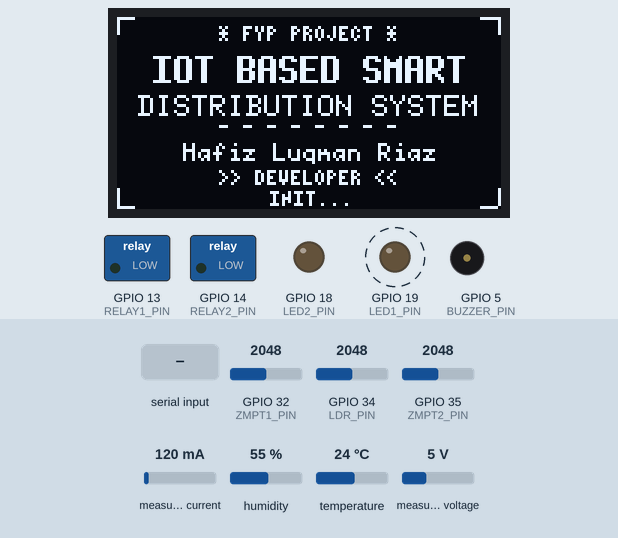
Simulated run of this sketch. Board: ESP32. Shown: 128×64 one-colour display, switched loads named in the sketch (green lamp = pin HIGH), output pins drawn as LEDs (lit = HIGH), buzzer (waves = sounding, pin HIGH). Dashed ring = blinking. The test bench sets the inputs (shaded band); at power-on: GPIO 32 (ZMPT1_PIN) = 2048, GPIO 35 (ZMPT2_PIN) = 2048, measured current 120 mA, GPIO 34 (LDR_PIN) = 2048, humidity 55 %, temperature 24 °C, measured voltage 5 V.

Above: at 6.5 s.
At 7.9 s:
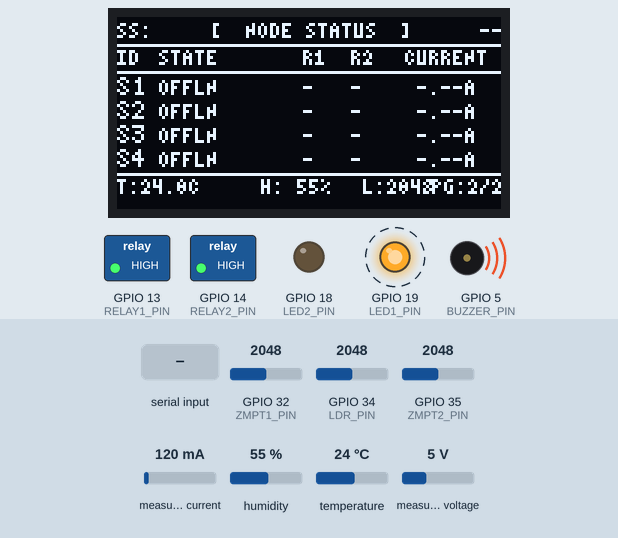
8.0 s: ".\n" received over the second serial link
At 9.3 s:
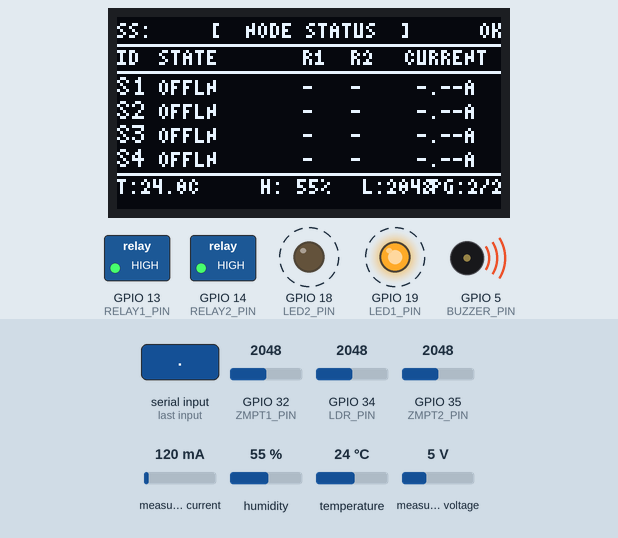
11.2 s: GPIO 32 (ZMPT1_PIN) set to 1610
14.4 s: GPIO 32 (ZMPT1_PIN) set to 1480
At 15.8 s:
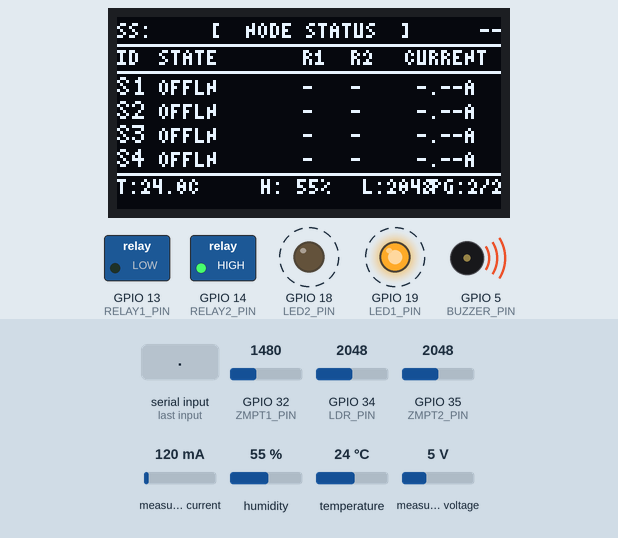
17.6 s: GPIO 35 (ZMPT2_PIN) set to 1505
23.9 s: GPIO 35 (ZMPT2_PIN) set to 1422
At 25.4 s:
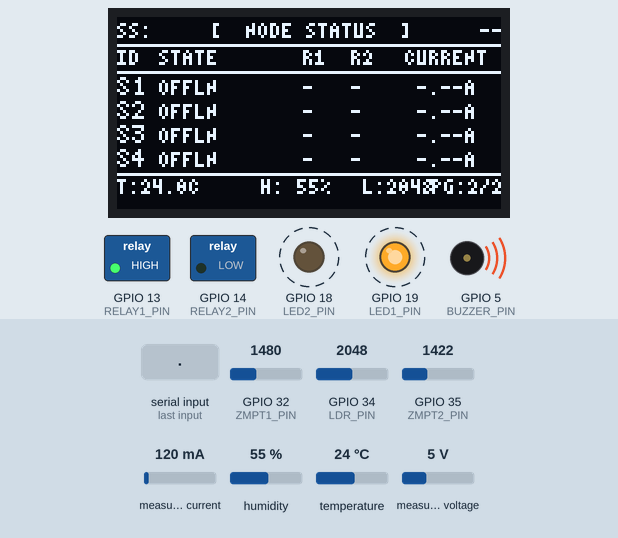
27.8 s: measured current set to 40 mA
At 30.1 s:
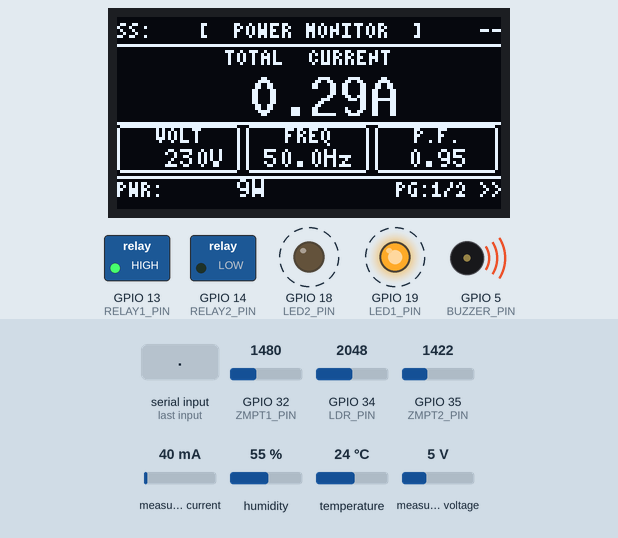
Timing chart, 0 to 34.3 s (numbered marks = the images above; inputs shaded):
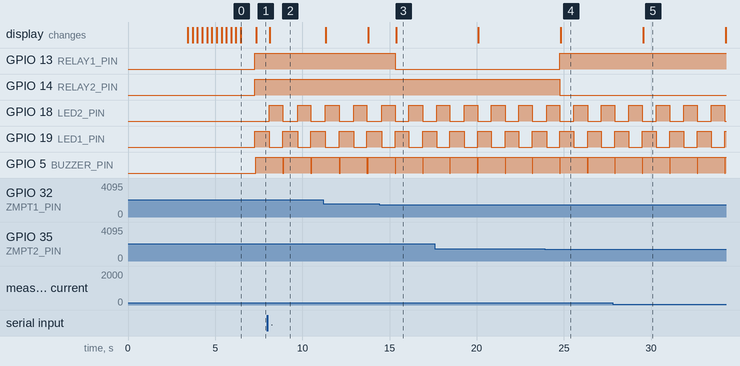

Measured:
- the behaviour switches between 1552 and 1551 on GPIO 32 (ZMPT1_PIN) (found by bisection; images 2 and 3)
- the behaviour switches between 1480 and 1479 on GPIO 35 (ZMPT2_PIN) (found by bisection; images 3 and 4)
- after the input at 8.0 s, the display: changes after 0.13 s (image 2)
- after the input at 14.4 s, GPIO 13 (RELAY1_PIN): HIGH → LOW after 0.92 s
- after the input at 23.9 s, GPIO 13 (RELAY1_PIN): LOW → HIGH after 0.87 s; GPIO 14 (RELAY2_PIN): HIGH → LOW after 0.87 s
- after the input at 27.8 s, the display: changes after 1.7 s (image 5)
- by itself, GPIO 18 (LED2_PIN): alternates HIGH for 0.77 s and LOW for 0.80 s
- by itself, GPIO 19 (LED1_PIN): alternates HIGH for 0.80 s and LOW for 0.77 s

The sketch:

master_esp32__3_.ino
```cpp
#include <Wire.h>
#include <U8g2lib.h>
#include <PZEM004Tv30.h>
#include <DHT.h>

U8G2_SH1106_128X64_NONAME_F_HW_I2C u8g2(U8G2_R0, U8X8_PIN_NONE);

PZEM004Tv30 pzem(&Serial, 3, 1);

HardwareSerial ssSerial(1);
#define SS_RX_PIN     4
#define SS_TX_PIN     17
#define SS_BAUD       9600
#define SS_TIMEOUT_MS 5000

#define BUZZER_PIN  5
#define LED1_PIN    19
#define LED2_PIN    18
#define LDR_PIN     34
#define ZMPT1_PIN   32
#define ZMPT2_PIN   35
#define DHT_PIN     16
#define RELAY1_PIN  13
#define RELAY2_PIN  14
#define DHTTYPE     DHT11

DHT dht(DHT_PIN, DHTTYPE);

float ZMPT_CAL        = 0.403;
float NOISE_THRESHOLD = 8;
#define BUZZER_ON  LOW
#define BUZZER_OFF HIGH

float offset1 = 0, offset2 = 0;

#define EST_ESP32_CURRENT  0.24f
#define EST_SENSOR_CURRENT 0.05f

struct SlaveInfo {
  bool  online = false;
  bool  r1     = false;
  bool  r2     = false;
  float cur    = 0.0;
};
SlaveInfo slaveData[5];

bool          ssLinkUp       = false;
unsigned long lastSSMsg      = 0;
String        ssBuffer       = "";
uint8_t       oledPage       = 0;
unsigned long lastPageSwitch = 0;
#define PAGE_SWITCH_MS 4000

// ===== CALIBRATION =====
void calibrateOffset(int pin, float &offset) {
  long sum = 0;
  for (int i = 0; i < 800; i++) { sum += analogRead(pin); delay(2); }
  offset = sum / 800.0;
}

// ===== ZMPT =====
float readZMPT(int pin, float offset) {
  float sumSq = 0;
  for (int i = 0; i < 800; i++) {
    float c = analogRead(pin) - offset;
    sumSq += c * c;
    delayMicroseconds(200);
  }
  float rms = sqrt(sumSq / 800.0);
  return (rms < NOISE_THRESHOLD) ? 0 : rms * ZMPT_CAL;
}

// ===== BUZZER =====
void handleBuzzer(float z1, float z2) {
  static unsigned long lastBeep = 0;
  unsigned long now = millis();
  digitalWrite(BUZZER_PIN, BUZZER_OFF);
  if (z1 < 200 && z2 < 200) {
    if (now - lastBeep > 900) {
      digitalWrite(BUZZER_PIN, BUZZER_ON); delay(60);
      digitalWrite(BUZZER_PIN, BUZZER_OFF); lastBeep = now;
    }
  } else if (now - lastBeep > 1500) {
    digitalWrite(BUZZER_PIN, BUZZER_ON); delay(25);
    digitalWrite(BUZZER_PIN, BUZZER_OFF); lastBeep = now;
  }
}

// ===== JSON HELPERS =====
int extractInt(const String &json, const String &key) {
  int idx = json.indexOf("\"" + key + "\":");
  if (idx < 0) return 0;
  int s = idx + key.length() + 3;
  return json.substring(s, s + 1).toInt();
}
float extractFloat(const String &json, const String &key) {
  int idx = json.indexOf("\"" + key + "\":");
  if (idx < 0) return 0.0;
  int s = idx + key.length() + 3, e = s;
  while (e < (int)json.length() && (isDigit(json[e]) || json[e] == '.' || json[e] == '-')) e++;
  return json.substring(s, e).toFloat();
}
String extractSlaveBlock(const String &json, int s) {
  String key = "\"s" + String(s) + "\":{";
  int start = json.indexOf(key);
  if (start < 0) return "";
  start += key.length() - 1;
  int depth = 0, end = start;
  while (end < (int)json.length()) {
    if (json[end] == '{') depth++;
    else if (json[end] == '}') { if (--depth == 0) { end++; break; } }
    end++;
  }
  return json.substring(start, end);
}
void parseSuperSlaveStatus(const String &json) {
  for (int s = 1; s <= 4; s++) {
    String block = extractSlaveBlock(json, s);
    if (!block.length()) { slaveData[s].online = false; continue; }
    slaveData[s].online = extractInt(block, "online") == 1;
    slaveData[s].r1     = extractInt(block, "r1") == 1;
    slaveData[s].r2     = extractInt(block, "r2") == 1;
    slaveData[s].cur    = extractFloat(block, "cur");
  }
}
void readSuperSlaveUART() {
  while (ssSerial.available()) {
    char c = ssSerial.read();
    if (c == '\n') {
      if (ssBuffer.length() > 0) {
        parseSuperSlaveStatus(ssBuffer);
        lastSSMsg = millis(); ssLinkUp = true;
      }
      ssBuffer = "";
    } else if (c != '\r') {
      ssBuffer += c;
      if (ssBuffer.length() > 300) ssBuffer = "";
    }
  }
  if (ssLinkUp && (millis() - lastSSMsg > SS_TIMEOUT_MS)) {
    ssLinkUp = false;
    for (int s = 1; s <= 4; s++) slaveData[s].online = false;
  }
}

// ===== OLED UTILS =====
void oledHLine(int y) { u8g2.drawHLine(0, y, 128); }

void oledCenterStr(const char *str, int y) {
  u8g2.drawStr((128 - u8g2.getStrWidth(str)) / 2, y, str);
}
void oledRightStr(const char *str, int rightX, int y) {
  u8g2.drawStr(rightX - u8g2.getStrWidth(str), y, str);
}

// Draw corner bracket at (x,y), dir: 0=TL 1=TR 2=BL 3=BR
void drawCorner(int x, int y, int dir) {
  int len = 6;
  // horizontal
  int hx = (dir == 1 || dir == 3) ? x - len : x;
  u8g2.drawHLine(hx, y, len);
  // vertical
  int vy = (dir == 2 || dir == 3) ? y - len : y;
  u8g2.drawVLine(x, vy, len);
}

// ================================================================
//  SPLASH SCREEN
//  Shown once at boot with animated dots, then fades to page 0
// ================================================================
void drawSplash(int frame) {
  u8g2.clearBuffer();

  // Corner brackets
  drawCorner(0,   0,  0);   // TL
  drawCorner(127, 0,  1);   // TR
  drawCorner(0,   63, 2);   // BL
  drawCorner(127, 63, 3);   // BR

  // Top micro label
  u8g2.setFont(u8g2_font_4x6_tr);
  oledCenterStr("* FYP PROJECT *", 8);

  // Project title line 1
  u8g2.setFont(u8g2_font_7x13B_tr);
  oledCenterStr("IOT BASED SMART", 22);

  // Project title line 2 — slightly smaller
  u8g2.setFont(u8g2_font_6x10_tr);
  oledCenterStr("DISTRIBUTION SYSTEM", 33);

  // Divider dashes
  u8g2.setFont(u8g2_font_4x6_tr);
  oledCenterStr("- - - - - - - -", 39);

  // Developer name
  u8g2.setFont(u8g2_font_5x7_tr);
  oledCenterStr("Hafiz Luqman Riaz", 48);

  // Dev role
  u8g2.setFont(u8g2_font_4x6_tr);
  oledCenterStr(">> DEVELOPER <<", 56);

  // Animated init dots at bottom
  char dots[16] = "INIT";
  int d = frame % 4;
  for (int i = 0; i < d; i++) strcat(dots, ".");
  oledCenterStr(dots, 63);

  u8g2.sendBuffer();
}

// ================================================================
//  PAGE 0  —  POWER MONITOR
//
//  Row 0  (y=8)   header bar: "[ POWER MONITOR ]"   SS status right
//  Line   (y=10)
//  Row 1  (y=11-25) TOTAL CURRENT  —  big centred
//  Line   (y=27)
//  Row 2  (y=28-38) VOLTAGE card | FREQ card | PF card
//  Line   (y=40)
//  Row 3  (y=41-48) POWER label+value          page indicator
//  Line   (y=50)
// ================================================================
void drawOledPage0(float v, float p, float pf, float freq, float totalCur) {
  char buf[20];

  // ── Header ──
  u8g2.setFont(u8g2_font_4x6_tr);
  oledCenterStr("[  POWER MONITOR  ]", 7);
  oledRightStr(ssLinkUp ? "OK" : "--", 128, 7);
  u8g2.drawStr(0, 7, "SS:");
  oledHLine(9);

  // ── TOTAL CURRENT label ──
  u8g2.setFont(u8g2_font_4x6_tr);
  oledCenterStr("TOTAL  CURRENT", 16);

  // ── Big current value ──
  u8g2.setFont(u8g2_font_10x20_tr);
  if (totalCur >= 0) {
    dtostrf(totalCur, 5, 2, buf); strcat(buf, "A");
  } else {
    strcpy(buf, "--.--A");
  }
  oledCenterStr(buf, 33);

  oledHLine(35);

  // ── Three metric cards: VOLTAGE | FREQ | PF ──
  // Each card ~42px wide. x: 0, 43, 86
  const int cx[3] = {0, 43, 86};
  const int cw    = 41;

  // Card borders
  u8g2.drawRFrame(cx[0], 36, cw, 16, 2);
  u8g2.drawRFrame(cx[1], 36, cw, 16, 2);
  u8g2.drawRFrame(cx[2], 36, cw, 16, 2);

  // Card labels
  u8g2.setFont(u8g2_font_4x6_tr);
  // center label inside each card
  const char *lbl0 = "VOLT";
  const char *lbl1 = "FREQ";
  const char *lbl2 = "P.F.";
  u8g2.drawStr(cx[0] + (cw - u8g2.getStrWidth(lbl0)) / 2, 42, lbl0);
  u8g2.drawStr(cx[1] + (cw - u8g2.getStrWidth(lbl1)) / 2, 42, lbl1);
  u8g2.drawStr(cx[2] + (cw - u8g2.getStrWidth(lbl2)) / 2, 42, lbl2);

  // Card values
  u8g2.setFont(u8g2_font_5x7_tr);
  char v0[10], v1[10], v2[10];
  if (!isnan(v) && v > 1)       { dtostrf(v,    5, 0, v0); strcat(v0, "V");  } else strcpy(v0, "--V");
  if (!isnan(freq) && freq > 0) { dtostrf(freq, 4, 1, v1); strcat(v1, "Hz"); } else strcpy(v1, "--Hz");
  if (!isnan(pf) && pf >= 0)    { dtostrf(pf,   4, 2, v2);                   } else strcpy(v2, "--.--");

  u8g2.drawStr(cx[0] + (cw - u8g2.getStrWidth(v0)) / 2, 50, v0);
  u8g2.drawStr(cx[1] + (cw - u8g2.getStrWidth(v1)) / 2, 50, v1);
  u8g2.drawStr(cx[2] + (cw - u8g2.getStrWidth(v2)) / 2, 50, v2);

  oledHLine(53);

  // ── Bottom row: POWER + page tag ──
  u8g2.setFont(u8g2_font_4x6_tr);
  u8g2.drawStr(0, 60, "PWR:");
  u8g2.setFont(u8g2_font_5x7_tr);
  if (!isnan(p) && p >= 0) { dtostrf(p, 5, 0, buf); strcat(buf, "W"); }
  else strcpy(buf, "---W");
  u8g2.drawStr(20, 60, buf);

  u8g2.setFont(u8g2_font_4x6_tr);
  oledRightStr("PG:1/2 >>", 128, 60);
}

// ================================================================
//  PAGE 1  —  NODE STATUS
//
//  Row 0  (y=8)   header "[ NODE STATUS ]"  SS right
//  Line   (y=10)
//  Col hdr(y=16)
//  Line   (y=18)
//  S1-S4  rows (y=25,33,41,49)
//  Line   (y=52)
//  Env    (y=59-63)
// ================================================================
void drawOledPage1(float temp, float hum, int ldr) {
  char buf[24];

  // ── Header ──
  u8g2.setFont(u8g2_font_4x6_tr);
  oledCenterStr("[  NODE STATUS  ]", 7);
  u8g2.drawStr(0, 7, "SS:");
  oledRightStr(ssLinkUp ? "OK" : "--", 128, 7);
  oledHLine(9);

  // ── Column headers ──
  // ID:0  STATE:14  R1:62  R2:78  CUR:96
  u8g2.drawStr(0,  16, "ID");
  u8g2.drawStr(14, 16, "STATE");
  u8g2.drawStr(62, 16, "R1");
  u8g2.drawStr(78, 16, "R2");
  u8g2.drawStr(96, 16, "CURRENT");
  oledHLine(18);

  // ── Slave rows ──
  for (int s = 1; s <= 4; s++) {
    int y = 18 + s * 8;   // 26, 34, 42, 50

    // ID
    buf[0] = 'S'; buf[1] = '0' + s; buf[2] = '\0';
    u8g2.setFont(u8g2_font_5x7_tr);
    u8g2.drawStr(0, y, buf);

    u8g2.setFont(u8g2_font_4x6_tr);
    if (slaveData[s].online) {
      // State badge — draw small box
      u8g2.drawRFrame(14, y - 6, 26, 8, 1);
      u8g2.drawStr(16, y, "ONLINE");

      // Relay indicators
      u8g2.setFont(u8g2_font_5x7_tr);
      u8g2.drawStr(62, y, slaveData[s].r1 ? "1" : "0");
      u8g2.drawStr(78, y, slaveData[s].r2 ? "1" : "0");

      // Current
      u8g2.setFont(u8g2_font_4x6_tr);
      dtostrf(slaveData[s].cur, 5, 2, buf); strcat(buf, "A");
      u8g2.drawStr(96, y, buf);
    } else {
      u8g2.drawStr(14, y, "OFFLN");
      u8g2.drawStr(62, y, "-");
      u8g2.drawStr(78, y, "-");
      u8g2.drawStr(96, y, " -.--A");
    }
  }

  oledHLine(52);

  // ── Environment strip ──
  u8g2.setFont(u8g2_font_4x6_tr);

  // TEMP
  u8g2.drawStr(0, 59, "T:");
  if (!isnan(temp)) { dtostrf(temp, 4, 1, buf); strcat(buf, "C"); }
  else strcpy(buf, "--.-C");
  u8g2.drawStr(8, 59, buf);

  // HUM
  u8g2.drawStr(48, 59, "H:");
  if (!isnan(hum)) { dtostrf(hum, 3, 0, buf); strcat(buf, "%"); }
  else strcpy(buf, "---%");
  u8g2.drawStr(56, 59, buf);

  // LDR
  u8g2.drawStr(82, 59, "L:");
  sprintf(buf, "%d", ldr);
  u8g2.drawStr(90, 59, buf);

  // Page tag
  oledRightStr("PG:2/2", 128, 59);
}

// ===== SETUP =====
void setup() {
  Serial.begin(9600);
  ssSerial.begin(SS_BAUD, SERIAL_8N1, SS_RX_PIN, SS_TX_PIN);

  pinMode(BUZZER_PIN, OUTPUT);
  pinMode(LED1_PIN,   OUTPUT);
  pinMode(LED2_PIN,   OUTPUT);
  pinMode(RELAY1_PIN, OUTPUT);
  pinMode(RELAY2_PIN, OUTPUT);
  pinMode(LDR_PIN,    INPUT);

  dht.begin();
  Wire.begin(21, 22);
  Wire.setClock(100000);
  u8g2.begin();
  u8g2.setContrast(255);

  calibrateOffset(ZMPT1_PIN, offset1);
  calibrateOffset(ZMPT2_PIN, offset2);

  // ── Splash animation: 12 frames × 250ms = 3 seconds ──
  for (int f = 0; f < 12; f++) {
    drawSplash(f);
    delay(250);
  }
}

// ===== LOOP =====
void loop() {
  unsigned long now = millis();

  float z1   = readZMPT(ZMPT1_PIN, offset1);
  float z2   = readZMPT(ZMPT2_PIN, offset2);
  float temp = dht.readTemperature();
  float hum  = dht.readHumidity();
  int   ldr  = analogRead(LDR_PIN);

  float v    = pzem.voltage();
  float p    = pzem.power();
  float pf   = pzem.pf();
  float freq = pzem.frequency();

  readSuperSlaveUART();

  // ── Total current: slaves + ESP32 overhead + sensor overhead ──
  float slavesCur = 0.0;
  for (int s = 1; s <= 4; s++) {
    if (slaveData[s].online) slavesCur += slaveData[s].cur;
  }
  float totalCur = slavesCur + EST_ESP32_CURRENT + EST_SENSOR_CURRENT;

  // ── Relay Logic ──
  bool z1_ok = (z1 >= 200), z2_ok = (z2 >= 200);
  if      (!z1_ok && !z2_ok) { digitalWrite(RELAY1_PIN, HIGH); digitalWrite(RELAY2_PIN, HIGH); }
  else if ( z1_ok && !z2_ok) { digitalWrite(RELAY1_PIN, LOW);  digitalWrite(RELAY2_PIN, HIGH); }
  else if (!z1_ok &&  z2_ok) { digitalWrite(RELAY1_PIN, HIGH); digitalWrite(RELAY2_PIN, LOW);  }
  else if (z1 >= z2)         { digitalWrite(RELAY1_PIN, LOW);  digitalWrite(RELAY2_PIN, HIGH); }
  else                       { digitalWrite(RELAY1_PIN, HIGH); digitalWrite(RELAY2_PIN, LOW);  }

  // ── LED Heartbeat ──
  static bool st = false;
  st = !st;
  digitalWrite(LED1_PIN,  st);
  digitalWrite(LED2_PIN, !st);

  handleBuzzer(z1, z2);

  // ── OLED Page Flip ──
  if (now - lastPageSwitch >= PAGE_SWITCH_MS) {
    lastPageSwitch = now;
    oledPage = 1 - oledPage;
  }

  u8g2.clearBuffer();
  if (oledPage == 0) drawOledPage0(v, p, pf, freq, totalCur);
  else               drawOledPage1(temp, hum, ldr);
  u8g2.sendBuffer();

  delay(200);
}
```
